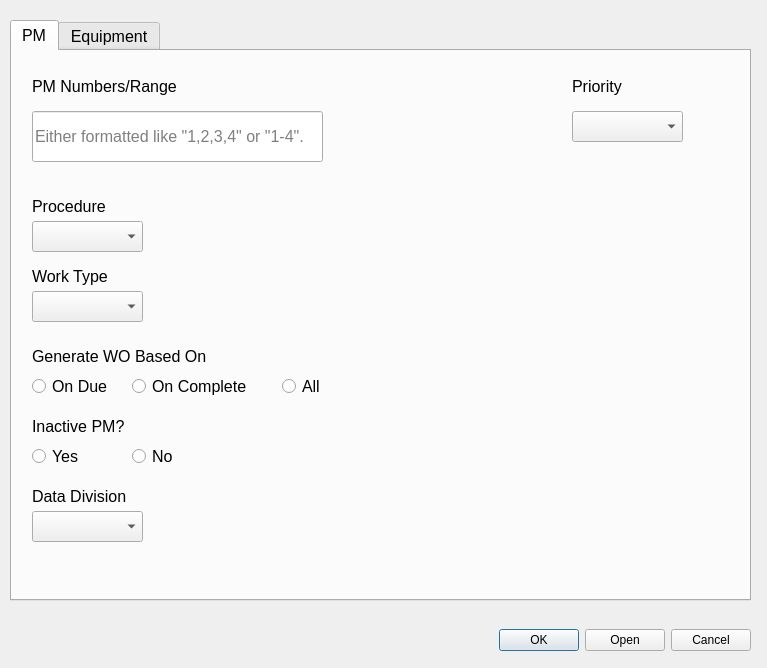
<?xml version="1.0" encoding="UTF-8"?>
<ui version="4.0">
 <class>Dialog</class>
 <widget class="QDialog" name="Dialog">
  <property name="geometry">
   <rect>
    <x>0</x>
    <y>0</y>
    <width>767</width>
    <height>668</height>
   </rect>
  </property>
  <property name="tabletTracking">
   <bool>false</bool>
  </property>
  <property name="windowTitle">
   <string>Dialog</string>
  </property>
  <widget class="QDialogButtonBox" name="buttonBox">
   <property name="geometry">
    <rect>
     <x>410</x>
     <y>620</y>
     <width>341</width>
     <height>41</height>
    </rect>
   </property>
   <property name="sizePolicy">
    <sizepolicy hsizetype="Fixed" vsizetype="Fixed">
     <horstretch>0</horstretch>
     <verstretch>0</verstretch>
    </sizepolicy>
   </property>
   <property name="orientation">
    <enum>Qt::Horizontal</enum>
   </property>
   <property name="standardButtons">
    <set>QDialogButtonBox::Cancel|QDialogButtonBox::Ok|QDialogButtonBox::Open</set>
   </property>
   <property name="centerButtons">
    <bool>false</bool>
   </property>
  </widget>
  <widget class="QTabWidget" name="tabWidget">
   <property name="geometry">
    <rect>
     <x>10</x>
     <y>20</y>
     <width>741</width>
     <height>581</height>
    </rect>
   </property>
   <property name="font">
    <font>
     <family>MS Shell Dlg 2</family>
     <pointsize>12</pointsize>
     <weight>50</weight>
     <bold>false</bold>
    </font>
   </property>
   <property name="currentIndex">
    <number>0</number>
   </property>
   <widget class="QWidget" name="PM">
    <attribute name="title">
     <string>PM</string>
    </attribute>
    <widget class="QLabel" name="label">
     <property name="geometry">
      <rect>
       <x>20</x>
       <y>20</y>
       <width>281</width>
       <height>31</height>
      </rect>
     </property>
     <property name="text">
      <string>PM Numbers/Range</string>
     </property>
     <property name="scaledContents">
      <bool>false</bool>
     </property>
    </widget>
    <widget class="QComboBox" name="procedure">
     <property name="geometry">
      <rect>
       <x>20</x>
       <y>170</y>
       <width>111</width>
       <height>31</height>
      </rect>
     </property>
     <item>
      <property name="text">
       <string/>
      </property>
     </item>
     <item>
      <property name="text">
       <string>Mech PM</string>
      </property>
     </item>
     <item>
      <property name="text">
       <string>Elec PM</string>
      </property>
     </item>
    </widget>
    <widget class="QComboBox" name="workType">
     <property name="geometry">
      <rect>
       <x>20</x>
       <y>240</y>
       <width>111</width>
       <height>31</height>
      </rect>
     </property>
     <item>
      <property name="text">
       <string/>
      </property>
     </item>
     <item>
      <property name="text">
       <string>FR</string>
      </property>
     </item>
     <item>
      <property name="text">
       <string>IN</string>
      </property>
     </item>
     <item>
      <property name="text">
       <string>PM</string>
      </property>
     </item>
     <item>
      <property name="text">
       <string>PR</string>
      </property>
     </item>
     <item>
      <property name="text">
       <string>REP</string>
      </property>
     </item>
     <item>
      <property name="text">
       <string>RM</string>
      </property>
     </item>
    </widget>
    <widget class="QComboBox" name="priority">
     <property name="geometry">
      <rect>
       <x>560</x>
       <y>60</y>
       <width>111</width>
       <height>31</height>
      </rect>
     </property>
     <item>
      <property name="text">
       <string/>
      </property>
     </item>
     <item>
      <property name="text">
       <string>1</string>
      </property>
     </item>
     <item>
      <property name="text">
       <string>2</string>
      </property>
     </item>
     <item>
      <property name="text">
       <string>3</string>
      </property>
     </item>
     <item>
      <property name="text">
       <string>FOR REVIEW</string>
      </property>
     </item>
     <item>
      <property name="text">
       <string>HS</string>
      </property>
     </item>
    </widget>
    <widget class="QComboBox" name="data_division">
     <property name="geometry">
      <rect>
       <x>20</x>
       <y>460</y>
       <width>111</width>
       <height>31</height>
      </rect>
     </property>
    </widget>
    <widget class="QLabel" name="label_2">
     <property name="geometry">
      <rect>
       <x>20</x>
       <y>140</y>
       <width>281</width>
       <height>31</height>
      </rect>
     </property>
     <property name="text">
      <string>Procedure</string>
     </property>
     <property name="scaledContents">
      <bool>false</bool>
     </property>
    </widget>
    <widget class="QLabel" name="label_3">
     <property name="geometry">
      <rect>
       <x>20</x>
       <y>210</y>
       <width>281</width>
       <height>31</height>
      </rect>
     </property>
     <property name="text">
      <string>Work Type</string>
     </property>
     <property name="scaledContents">
      <bool>false</bool>
     </property>
    </widget>
    <widget class="QLabel" name="label_4">
     <property name="geometry">
      <rect>
       <x>20</x>
       <y>430</y>
       <width>281</width>
       <height>31</height>
      </rect>
     </property>
     <property name="text">
      <string>Data Division</string>
     </property>
     <property name="scaledContents">
      <bool>false</bool>
     </property>
    </widget>
    <widget class="QLabel" name="label_5">
     <property name="geometry">
      <rect>
       <x>560</x>
       <y>20</y>
       <width>281</width>
       <height>31</height>
      </rect>
     </property>
     <property name="text">
      <string>Priority</string>
     </property>
     <property name="scaledContents">
      <bool>false</bool>
     </property>
    </widget>
    <widget class="QLabel" name="label_6">
     <property name="geometry">
      <rect>
       <x>20</x>
       <y>290</y>
       <width>281</width>
       <height>31</height>
      </rect>
     </property>
     <property name="text">
      <string>Generate WO Based On</string>
     </property>
     <property name="scaledContents">
      <bool>false</bool>
     </property>
    </widget>
    <widget class="QRadioButton" name="generate1">
     <property name="geometry">
      <rect>
       <x>20</x>
       <y>320</y>
       <width>95</width>
       <height>31</height>
      </rect>
     </property>
     <property name="text">
      <string>On Due</string>
     </property>
     <property name="autoRepeat">
      <bool>false</bool>
     </property>
     <property name="autoExclusive">
      <bool>true</bool>
     </property>
     <attribute name="buttonGroup">
      <string notr="true">generate</string>
     </attribute>
    </widget>
    <widget class="QRadioButton" name="generate2">
     <property name="geometry">
      <rect>
       <x>120</x>
       <y>320</y>
       <width>151</width>
       <height>31</height>
      </rect>
     </property>
     <property name="text">
      <string>On Complete</string>
     </property>
     <property name="autoExclusive">
      <bool>true</bool>
     </property>
     <attribute name="buttonGroup">
      <string notr="true">generate</string>
     </attribute>
    </widget>
    <widget class="QRadioButton" name="generate3">
     <property name="geometry">
      <rect>
       <x>270</x>
       <y>320</y>
       <width>95</width>
       <height>31</height>
      </rect>
     </property>
     <property name="text">
      <string>All</string>
     </property>
     <property name="autoExclusive">
      <bool>true</bool>
     </property>
     <attribute name="buttonGroup">
      <string notr="true">generate</string>
     </attribute>
    </widget>
    <widget class="QLabel" name="label_7">
     <property name="geometry">
      <rect>
       <x>20</x>
       <y>360</y>
       <width>281</width>
       <height>31</height>
      </rect>
     </property>
     <property name="text">
      <string>Inactive PM?</string>
     </property>
     <property name="scaledContents">
      <bool>false</bool>
     </property>
    </widget>
    <widget class="QRadioButton" name="inactive1">
     <property name="geometry">
      <rect>
       <x>20</x>
       <y>390</y>
       <width>95</width>
       <height>31</height>
      </rect>
     </property>
     <property name="text">
      <string>Yes</string>
     </property>
     <attribute name="buttonGroup">
      <string notr="true">inactive</string>
     </attribute>
    </widget>
    <widget class="QRadioButton" name="inactive2">
     <property name="geometry">
      <rect>
       <x>120</x>
       <y>390</y>
       <width>95</width>
       <height>31</height>
      </rect>
     </property>
     <property name="text">
      <string>No</string>
     </property>
     <attribute name="buttonGroup">
      <string notr="true">inactive</string>
     </attribute>
    </widget>
    <widget class="QLineEdit" name="pmNum">
     <property name="geometry">
      <rect>
       <x>20</x>
       <y>60</y>
       <width>291</width>
       <height>51</height>
      </rect>
     </property>
     <property name="toolTip">
      <string/>
     </property>
     <property name="placeholderText">
      <string>Either formatted like &quot;1,2,3,4&quot; or &quot;1-4&quot;.</string>
     </property>
    </widget>
   </widget>
   <widget class="QWidget" name="Equipment">
    <attribute name="title">
     <string>Equipment</string>
    </attribute>
   </widget>
  </widget>
 </widget>
 <resources/>
 <connections>
  <connection>
   <sender>buttonBox</sender>
   <signal>accepted()</signal>
   <receiver>Dialog</receiver>
   <slot>accept()</slot>
   <hints>
    <hint type="sourcelabel">
     <x>248</x>
     <y>254</y>
    </hint>
    <hint type="destinationlabel">
     <x>157</x>
     <y>274</y>
    </hint>
   </hints>
  </connection>
  <connection>
   <sender>buttonBox</sender>
   <signal>rejected()</signal>
   <receiver>Dialog</receiver>
   <slot>reject()</slot>
   <hints>
    <hint type="sourcelabel">
     <x>316</x>
     <y>260</y>
    </hint>
    <hint type="destinationlabel">
     <x>286</x>
     <y>274</y>
    </hint>
   </hints>
  </connection>
 </connections>
 <buttongroups>
  <buttongroup name="generate">
   <property name="exclusive">
    <bool>false</bool>
   </property>
  </buttongroup>
  <buttongroup name="inactive">
   <property name="exclusive">
    <bool>false</bool>
   </property>
  </buttongroup>
 </buttongroups>
</ui>
